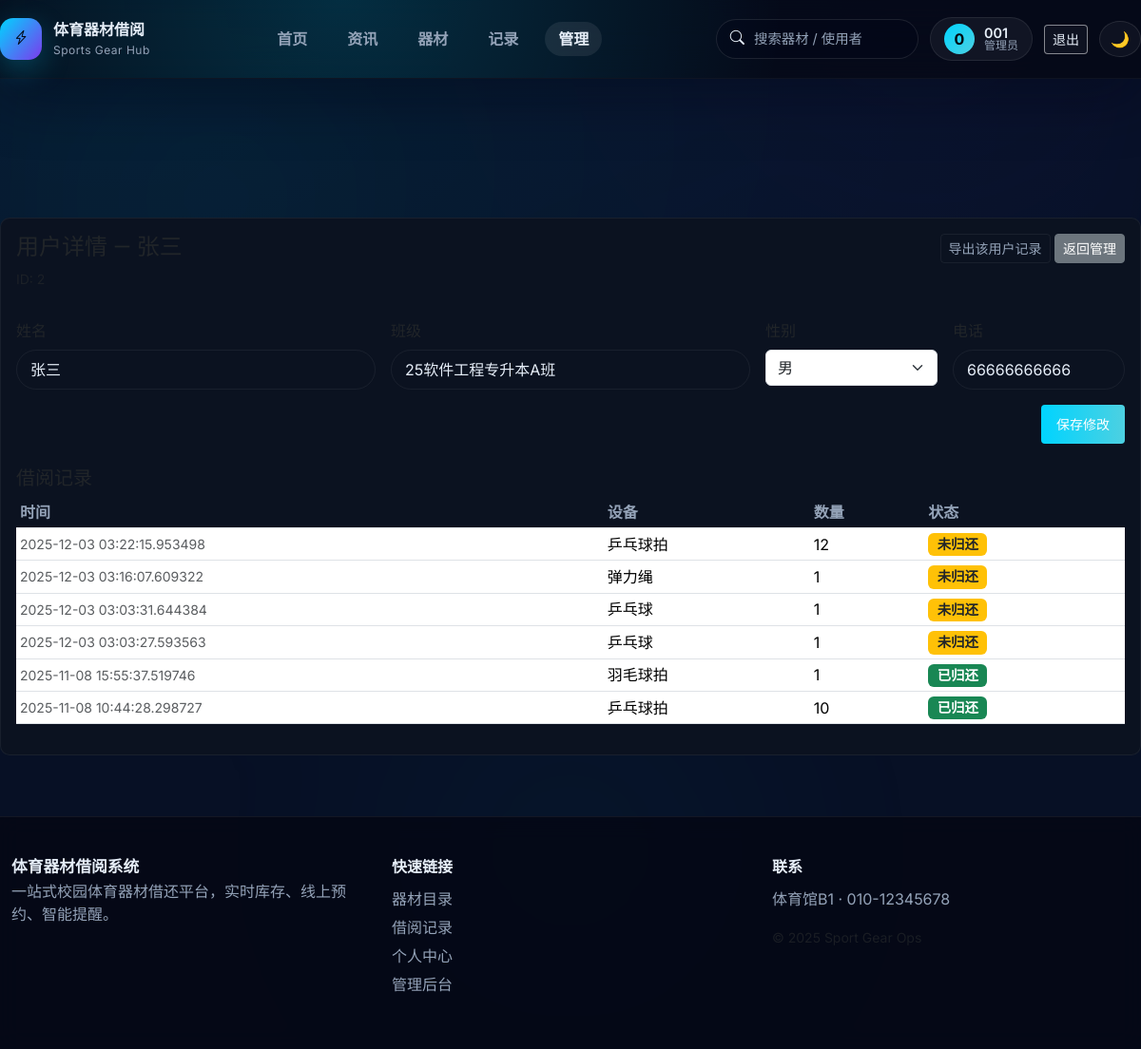
The app's page /admin/user/2 (signed in) with its own data.
### models.py (models this page shows, shortened)
class User(db.Model):
    __tablename__ = 'user'
    id = db.Column(db.Integer, primary_key=True)
    username = db.Column(db.String(80), unique=True, nullable=False)
    password_hash = db.Column(db.String(200), nullable=False)
    is_admin = db.Column(db.Boolean, default=False)
    full_name = db.Column(db.String(120), nullable=True)
    class_name = db.Column(db.String(120), nullable=True)
    gender = db.Column(db.String(16), nullable=True)
    phone = db.Column(db.String(30), nullable=True)

class BorrowRecord(db.Model):
    __tablename__ = 'borrow_record'
    id = db.Column(db.Integer, primary_key=True)
    equipment_id = db.Column(db.Integer, db.ForeignKey('equipment.id'), nullable=False)
    user_id = db.Column(db.Integer, db.ForeignKey('user.id'), nullable=True)
    equipment = db.relationship('Equipment', backref=db.backref('borrow_records', lazy=True))
    user = db.relationship('User', backref=db.backref('borrow_records', lazy=True))
    user_name = db.Column(db.String(120), nullable=False)
    quantity = db.Column(db.Integer, nullable=False)
    borrow_date = db.Column(db.DateTime, default=lambda: datetime.datetime.now(timezone.utc))
    return_date = db.Column(db.DateTime, nullable=True)

class Equipment(db.Model):
    __tablename__ = 'equipment'
    id = db.Column(db.Integer, primary_key=True)
    name = db.Column(db.String(120), nullable=False)
    total_quantity = db.Column(db.Integer, nullable=False, default=1)
    available_quantity = db.Column(db.Integer, nullable=False, default=1)

### app.py (the view)
    @app.route('/admin/user/<int:user_id>')
    @admin_required
    def admin_view_user(user_id: int):
        user = db.session.get(User, user_id)
        if not user:
            flash('用户未找到', 'error')
            return redirect(url_for('admin'))
        records = BorrowRecord.query.filter_by(user_id=user.id).order_by(BorrowRecord.borrow_date.desc()).all()
        return render_template('admin_user.html', user=user, records=records)

### services/auth.py (called while the page is built)
def get_current_user() -> Optional[User]:
    if hasattr(g, '_cached_user'):
        return g._cached_user
    user_id = session.get('user_id')
    user = db.session.get(User, user_id) if user_id else None
    g._cached_user = user
    return user

def admin_required(view):
    @wraps(view)
    def wrapped(*args, **kwargs):
        if not session.get('is_admin'):
            flash('需要管理员权限', 'error')
            return redirect(url_for('login'))
        return view(*args, **kwargs)
    return wrapped

### templates/admin_user.html (shortened to what this page needs)
{% extends 'layout.html' %}
{% block content %}
<div class="card">
  <div class="card-body">
    <div class="d-flex justify-content-between align-items-start">
      <div>
        <h4>用户详情 — {{ user.username }}</h4>
        <div class="small text-muted">ID: {{ user.id }}</div>
      </div>
      <div class="text-end">
        <a class="btn btn-sm btn-outline-secondary" href="/export_my_records?user_id={{ user.id }}">导出该用户记录</a>
        <a class="btn btn-sm btn-secondary" href="/admin">返回管理</a>
      </div>
    </div>
    <form method="post" action="{{ url_for('edit_user', user_id=user.id) }}" class="row g-3 my-3">
      <div class="col-md-4">
        <label class="form-label">姓名</label>
        <input class="form-control" name="full_name" value="{{ user.full_name or '' }}">
      </div>
      <div class="col-md-4">
        <label class="form-label">班级</label>
        <input class="form-control" name="class_name" value="{{ user.class_name or '' }}">
      </div>
      <div class="col-md-2">
        <label class="form-label">性别</label>
        <select class="form-select" name="gender">
          <option value="male" {% if user.gender=='male' %}selected{% endif %}>男</option>
        </select>
      </div>
      <div class="col-md-2">
        <label class="form-label">电话</label>
        <input class="form-control" name="phone" value="{{ user.phone or '' }}">
      </div>
      <div class="col-12 text-end">
        <button class="btn btn-primary btn-sm">保存修改</button>
      </div>
    </form>
    <h5 class="mt-4">借阅记录</h5>
    <div class="table-responsive">
      <table class="table table-sm align-middle">
        <thead class="table-light"><tr><th>时间</th><th>设备</th><th>数量</th><th>状态</th></tr></thead>
        <tbody>
          {% for r in records %}
          <tr>
            <td class="small text-muted">{{ r.borrow_date }}</td>
            <td>{{ r.equipment.name if r.equipment else '已删除' }}</td>
            <td>{{ r.quantity }}</td>
            <td>{% if r.return_date %}<span class="badge bg-success">已归还</span>{% else %}<span class="badge bg-warning text-dark">未归还</span>{% endif %}</td>
          </tr>
          {% endfor %}
        </tbody>
      </table>
    </div>
  </div>
</div>
{% endblock %}

### templates/layout.html (shortened to what this page needs)
<!doctype html>
<html lang="zh-CN">
  <head>
    <link href="https://cdn.jsdelivr.net/npm/bootstrap@5.3.2/dist/css/bootstrap.min.css" rel="stylesheet">
    <link href="https://cdn.jsdelivr.net/npm/bootstrap-icons@1.10.5/font/bootstrap-icons.css" rel="stylesheet">
    <link rel="stylesheet" href="https://cdnjs.cloudflare.com/ajax/libs/font-awesome/6.5.0/css/all.min.css" />
    <link rel="stylesheet" href="{{ url_for('static', filename='style.css') }}">
  </head>
  <body class="app-body">
    <header class="nav-shell">
      <div class="container nav-inner">
        <a class="brand" href="{{ url_for('index') }}">
          <span class="brand-mark"><i class="bi bi-lightning-charge"></i></span>
          <div>
            <div class="brand-title">体育器材借阅</div>
            <div class="brand-sub">Sports Gear Hub</div>
          </div>
        </a>
        <nav class="nav-links d-none d-lg-flex">
          <a href="{{ url_for('index') }}" class="nav-link {% if request.endpoint == 'index' %}active{% endif %}">首页</a>
          <a href="{{ url_for('news_list') }}" class="nav-link {% if request.endpoint in ['news_list','news_detail'] %}active{% endif %}">资讯</a>
          <a href="{{ url_for('catalog') }}" class="nav-link {% if request.endpoint == 'catalog' %}active{% endif %}">器材</a>
          <a href="{{ url_for('records') }}" class="nav-link {% if request.endpoint == 'records' %}active{% endif %}">记录</a>
          {% if current_user and current_user.is_admin %}
          <a href="{{ url_for('admin') }}" class="nav-link {% if request.endpoint.startswith('admin') %}active{% endif %}">管理</a>
          {% endif %}
        </nav>
        <div class="nav-actions">
          <form class="d-none d-xl-flex" method="get" action="{{ url_for('catalog') }}" role="search">
            <label class="search-pill">
              <i class="bi bi-search"></i>
              <input name="q" placeholder="搜索器材 / 使用者" autocomplete="off">
            </label>
          </form>
          {% if current_user %}
          <a class="user-pill" href="{{ url_for('profile') }}">
            <span class="avatar">{{ current_user.username[:1]|upper }}</span>
            <span class="user-meta">
              <span class="user-name">{{ current_user.username }}</span>
              <span class="user-role">{{ '管理员' if current_user.is_admin else '学生' }}</span>
            </span>
          </a>
          <a class="btn btn-sm btn-outline-light d-none d-lg-inline-flex" href="{{ url_for('logout') }}">退出</a>
          {% else %}
          <a class="btn btn-sm btn-outline-light me-2" href="{{ url_for('login') }}">登录</a>
          <a class="btn btn-sm btn-primary" href="{{ url_for('register') }}">注册</a>
          {% endif %}
          <button id="theme-toggle-btn" class="btn btn-icon" type="button" aria-label="切换主题">🌙</button>
        </div>
      </div>
      <div class="nav-glow" aria-hidden="true"></div>
    </header>
    <main class="container content-shell">
      {% block content %}{% endblock %}
    </main>
    <footer class="site-footer">
      <div class="container footer-grid">
        <div>
          <div class="brand-mini">体育器材借阅系统</div>
          <p>一站式校园体育器材借还平台，实时库存、线上预约、智能提醒。</p>
        </div>
        <div>
          <div class="footer-title">快速链接</div>
          <ul>
            <li><a href="{{ url_for('catalog') }}">器材目录</a></li>
            <li><a href="{{ url_for('records') }}">借阅记录</a></li>
            <li><a href="{{ url_for('profile') }}">个人中心</a></li>
            {% if current_user and current_user.is_admin %}<li><a href="{{ url_for('admin') }}">管理后台</a></li>{% endif %}
          </ul>
        </div>
        <div>
          <div class="footer-title">联系</div>
          <p>体育馆B1 · 010-12345678</p>
          <small class="text-muted">© {{ current_year if current_year else '2025' }} Sport Gear Ops</small>
        </div>
      </div>
    </footer>
  </body>
</html>

### records on screen
User: username "0", username "001", is_admin "管理员"
User: full_name "张三", class_name "25软件工程专升本A班", gender "男", phone "66666666666"
BorrowRecord: borrow_date "2025-12-03 03:22:15.953498", equipment "乒乓球拍", quantity "12", shows "未归还"
BorrowRecord: borrow_date "2025-12-03 03:16:07.609322", equipment "弹力绳", quantity "1", shows "未归还"
BorrowRecord: borrow_date "2025-12-03 03:03:31.644384", equipment "乒乓球", quantity "1", shows "未归还"
BorrowRecord: borrow_date "2025-12-03 03:03:27.593563", equipment "乒乓球", quantity "1", shows "未归还"
BorrowRecord: borrow_date "2025-11-08 15:55:37.519746", equipment "羽毛球拍", quantity "1", shows "已归还"
BorrowRecord: borrow_date "2025-11-08 10:44:28.298727", equipment "乒乓球拍", quantity "10", shows "已归还"
